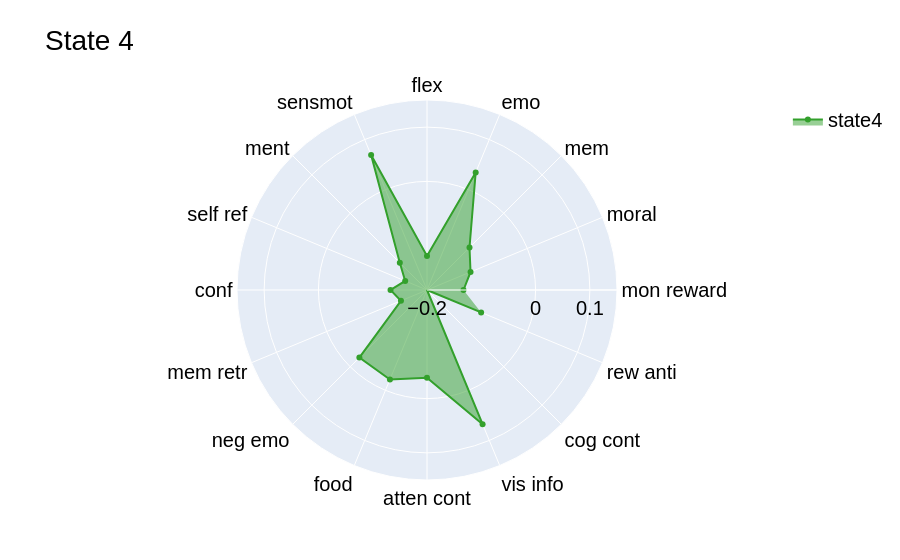

Write notebook code for a chart like this one.
### Code cell
fig = go.Figure()
    
fig.add_trace(go.Scatterpolar(
        r=data['State4'],  
        theta=labels,  
        fill='toself',  
        name='state4',  
        line=dict(color=colors[3])  
    ))

fig.update_layout(
    polar=dict(
        radialaxis=dict(
            visible=True,
            tickvals=[-0.2, 0, 0.1],
            range=[-0.2, 0.15],  
            tickangle=0
        )),
    showlegend=True,
    title=f"State 4",
        font=dict(
        family="Helvetica", 
        size=20,
        color="black",
    )
        )
fig.show()

### Figure 1 — Plotly figure (JSON) as saved in the notebook; plotly's stock layout.template omitted (floating-point values rounded to 4 significant figures)
{"data": [{"fill": "toself", "line": {"color": "rgb(51,160,44)"}, "name": "state4", "r": [-0.1328, -0.1132, -0.08928, 0.03433, -0.1375, 0.06902, -0.1292, -0.1565, -0.1328, -0.1481, -0.02384, -0.02159, -0.03849, 0.06761, -0.2343, -0.09206], "theta": ["mon reward", "moral", "mem", "emo", "flex", "sensmot", "ment", "self ref", "conf", "mem retr", "neg emo", "food", "atten cont", "vis info", "cog cont", "rew anti"], "type": "scatterpolar"}], "layout": {"font": {"color": "black", "family": "Helvetica", "size": 20}, "polar": {"radialaxis": {"range": [-0.2, 0.15], "tickangle": 0, "tickvals": [-0.2, 0, 0.1], "visible": true}}, "showlegend": true, "title": {"text": "State 4"}}}
